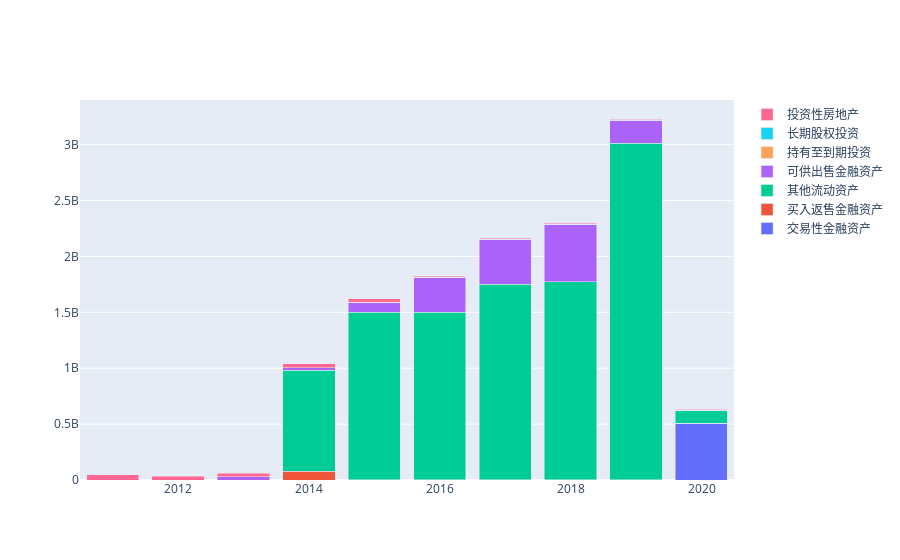

The code cell stored with this chart in its notebook:
### Code cell
fig = go.Figure()
for col in cols_oth_ass:
    fig.add_trace(go.Bar(x=balancesheet.end_date, y=balancesheet[col], name=cols_oth_ass[col]))

# Change the bar mode
fig.update_layout(barmode='stack')
fig.show()

### Figure 1 — Plotly figure (JSON) as saved in the notebook; plotly's stock layout.template omitted (floating-point values rounded to 4 significant figures)
{"data": [{"name": "交易性金融资产", "type": "bar", "x": ["2010-12-31", "2011-12-31", "2012-12-31", "2013-12-31", "2014-12-31", "2015-12-31", "2016-12-31", "2017-12-31", "2018-12-31", "2019-12-31"], "y": [0, 0, 0, 0, 303900.0, 322200.0, 429200.0, 99800.0, 622900.0, 509000000.0]}, {"name": "买入返售金融资产", "type": "bar", "x": ["2010-12-31", "2011-12-31", "2012-12-31", "2013-12-31", "2014-12-31", "2015-12-31", "2016-12-31", "2017-12-31", "2018-12-31", "2019-12-31"], "y": [0, 0, 0, 80090000.0, 0, 0, 0, 0, 0, 0]}, {"name": "其他流动资产", "type": "bar", "x": ["2010-12-31", "2011-12-31", "2012-12-31", "2013-12-31", "2014-12-31", "2015-12-31", "2016-12-31", "2017-12-31", "2018-12-31", "2019-12-31"], "y": [0, 0, 0, 900000000, 1502000000.0, 1501000000.0, 1750000000.0, 1772000000.0, 3012000000.0, 114400000.0]}, {"name": "可供出售金融资产", "type": "bar", "x": ["2010-12-31", "2011-12-31", "2012-12-31", "2013-12-31", "2014-12-31", "2015-12-31", "2016-12-31", "2017-12-31", "2018-12-31", "2019-12-31"], "y": [0, 0, 27990000.0, 24075687, 88332932, 313900000.0, 404000000.0, 517100000.0, 206400000.0, 0]}, {"name": "持有至到期投资", "type": "bar", "x": ["2010-12-31", "2011-12-31", "2012-12-31", "2013-12-31", "2014-12-31", "2015-12-31", "2016-12-31", "2017-12-31", "2018-12-31", "2019-12-31"], "y": [0, 0, 0, 0, 0, 0, 0, 0, 0, 0]}, {"name": "长期股权投资", "type": "bar", "x": ["2010-12-31", "2011-12-31", "2012-12-31", "2013-12-31", "2014-12-31", "2015-12-31", "2016-12-31", "2017-12-31", "2018-12-31", "2019-12-31"], "y": [0, 0, 0, 0, 0, 0, 0, 0, 4900000, 4678000.0]}, {"name": "投资性房地产", "type": "bar", "x": ["2010-12-31", "2011-12-31", "2012-12-31", "2013-12-31", "2014-12-31", "2015-12-31", "2016-12-31", "2017-12-31", "2018-12-31", "2019-12-31"], "y": [45300000.0, 32560000.0, 31450000.0, 35190000.0, 32070000.0, 9715000.0, 8403000.0, 5344000.0, 5027000.0, 4710000.0]}], "layout": {"autosize": true, "barmode": "stack", "xaxis": {"autorange": true, "range": ["2010-07-01 12:00", "2020-06-30 12:00"], "type": "date"}, "yaxis": {"autorange": true, "range": [0, 3399000000.0], "type": "linear"}}}
